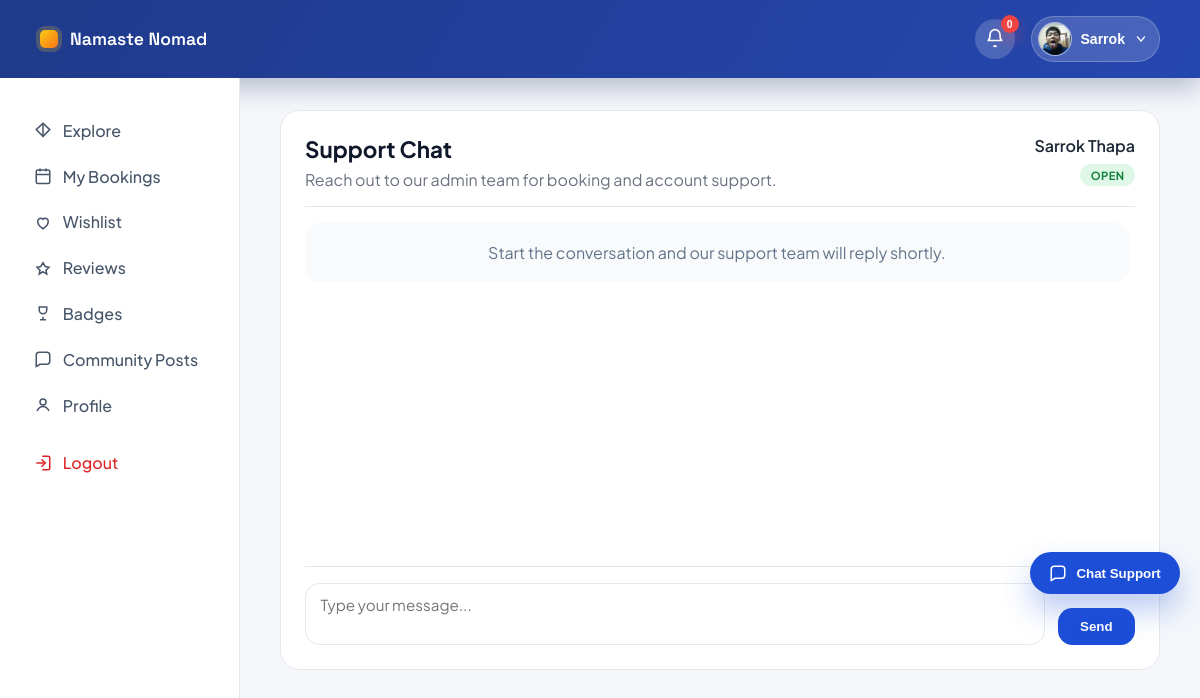
Before: /accounts/support/chat/ (signed in) with the older database file.
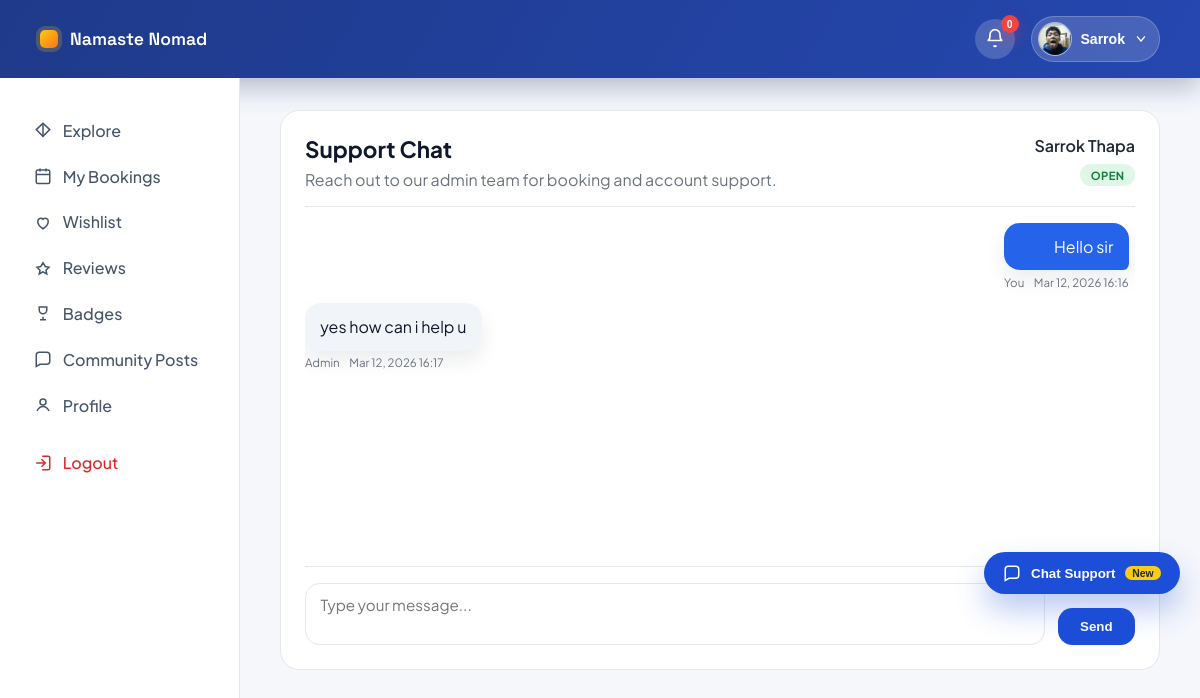
After: the same page with the newer database file.
### core/models.py (models this page shows, shortened)
class SupportMessage(models.Model):
    conversation = models.ForeignKey(
        SupportConversation,
        on_delete=models.CASCADE,
        related_name='messages',
    )
    sender = models.ForeignKey(
        settings.AUTH_USER_MODEL,
        on_delete=models.CASCADE,
        related_name='support_messages',
    )
    message = models.TextField()
    created_at = models.DateTimeField(auto_now_add=True)
    is_admin_reply = models.BooleanField(default=False)
    class Meta:
        ordering = ('created_at', 'id')

### accounts/views.py (the view, shortened to what this page needs)
# urls.py: path('support/chat/', views.support_chat, name='support_chat'),
@never_cache
@login_required(login_url='account_login_choice')
@csrf_protect
def support_chat(request):
    if getattr(request.user, 'user_type', '') not in {'traveler', 'vendor'}:
        messages.error(request, 'Traveler or Vendor access only.')
        return redirect('home')
    conversation = _get_or_create_support_conversation(request.user)
    support_messages = (
        SupportMessage.objects.filter(conversation=conversation)
        .select_related('sender')
        .order_by('created_at')
    )
    base_template = (
        'accounts/vendor_base.html'
        if request.user.user_type == 'vendor'
        else 'accounts/traveler_base.html'
    )
    context = {
        'base_template': base_template,
        'conversation': conversation,
        'support_messages': support_messages,
        'active_page': 'support',
    }
    if request.user.user_type == 'vendor':
        context['vendor_profile'] = _get_vendor_profile(request.user)
    else:
        traveler_profile = _get_traveler_profile(request.user)
        if traveler_profile is None:
            traveler_profile = TravelerProfile.objects.create(user=request.user)
        context['traveler_profile'] = traveler_profile
    return render(request, 'accounts/support_chat.html', context)

### accounts/context_processors.py (called while the page is built, shortened)
def support_context(request):
    user = getattr(request, 'user', None)
    if not getattr(user, 'is_authenticated', False):
        return {}
    user_type = getattr(user, 'user_type', '')
    notification_count = Notification.objects.filter(user=user, is_read=False).count()
    if user_type in {'traveler', 'vendor'}:
        conversation = SupportConversation.objects.filter(
            user=user,
        ).order_by('-created_at').first()
        if not conversation:
            return {'support_unread_count': 0}
        last_message = conversation.messages.order_by('-created_at', '-id').first()
        unread = 1 if last_message and last_message.is_admin_reply else 0
        return {
            'support_unread_count': unread,
            'notifications_unread_count': notification_count,
        }

### accounts/views.py (called while the page is built)
def _get_traveler_profile(user):
    try:
        return user.traveler_profile
    except TravelerProfile.DoesNotExist:
        return None

def _get_latest_support_conversation(user):
    return SupportConversation.objects.filter(user=user).order_by('-created_at').first()

### accounts/templates/accounts/support_chat.html (shortened to what this page needs)
{% extends base_template %}
{% load static %}
{% block extra_css %}
    <link rel="stylesheet" href="{% static 'css/support_chat.css' %}?v=20260312a">
{% endblock %}
{% block traveler_content %}
    {% include "accounts/includes/support_chat_panel.html" %}
{% endblock %}

### accounts/templates/accounts/includes/support_chat_panel.html (shortened to what this page needs)
<section class="support-chat">
    <div class="support-chat__header">
        <div>
            <h1>Support Chat</h1>
            <p>Reach out to our admin team for booking and account support.</p>
        </div>
        <div class="support-chat__header-meta">
            <div class="support-chat__user">{{ request.user.get_full_name|default:request.user.username }}</div>
            <span class="support-chat__status support-chat__status--{{ conversation.status }}">
                {{ conversation.get_status_display }}
            </span>
        </div>
    </div>
    <div class="support-chat__messages" id="supportChatWindow">
        {% if support_messages %}
            {% for message in support_messages %}
                <div class="support-chat__message {% if message.is_admin_reply %}support-chat__message--admin{% else %}support-chat__message--user{% endif %}">
                    <div class="support-chat__bubble">
                        {{ message.message|linebreaksbr }}
                    </div>
                    <div class="support-chat__meta">
                        <span>{% if message.is_admin_reply %}Admin{% else %}You{% endif %}</span>
                        <span>{{ message.created_at|date:"M d, Y H:i" }}</span>
                    </div>
                </div>
            {% endfor %}
        {% else %}
            <div class="support-chat__empty">Start the conversation and our support team will reply shortly.</div>
        {% endif %}
    </div>
    <form class="support-chat__input" method="post">
        <textarea
            name="message"
            rows="2"
            placeholder="Type your message..."
        ></textarea>
        <button
            type="submit"
            class="support-chat__send"
        >
            Send
        </button>
    </form>
</section>

Changed rows visible on the page:
added SupportMessage: message "Hello sir", is_admin_reply "You", created_at "Mar 12, 2026 16:16"
added SupportMessage: message "yes how can i help u", is_admin_reply "Admin", created_at "Mar 12, 2026 16:17"
Other visible differences:
text no longer shown: "Start the conversation and our support team will reply shortly."
text now shown: "New"
